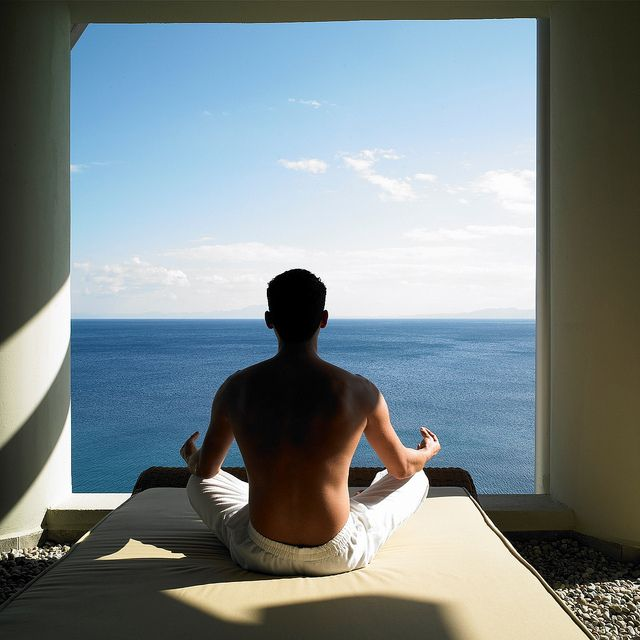
#> input picture image_processing.jpg, 640 x 640 px
$ python sablon-eslestirme.py
#> lines starting #> are read from the running program, lines starting #| are printed output that depends on the picture
import cv2
import matplotlib.pyplot as plt
from collections import deque
import numpy as np

# Template macthing

img = cv2.imread("image_processing.jpg", 0)
#> img: shape (640, 640); min 0, max 255, mean 131.4
#img = cv2.cvtColor(img, cv2.COLOR_BGR2RGB)
print(img.shape)
#| (640, 640)
plt.figure()
plt.title("Ana Resim")
plt.imshow(img, cmap = "gray")
plt.axis("off")
plt.show()


template = cv2.imread("image_processing_little.jpg", 0)
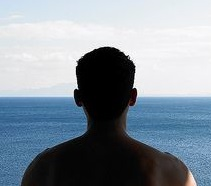
#> input picture image_processing_little.jpg, 211 x 186 px
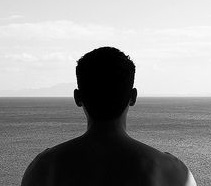
#> template: shape (186, 211); min 0, max 255, mean 142.6
#template = cv2.cvtColor(template, cv2.COLOR_BGR2RGB)
print(img.shape)
#| (640, 640)
plt.figure()
plt.title("Kırpılmıs Resim")
plt.imshow(template, cmap = "gray")
plt.axis("off")
plt.show()

h, w = template.shape
#> h = 186; w = 211

methods = ['cv2.TM_CCOEFF', 'cv2.TM_CCOEFF_NORMED', 'cv2.TM_CCORR', 'cv2.TM_CCORR_NORMED', 'cv2.TM_SQDIFF', 'cv2.TM_SQDIFF_NORMED']


for meth in methods:

    method = eval(meth)

    res = cv2.matchTemplate(img, template, method)
    print(res.shape)

    min_val, max_val, min_loc, max_loc = cv2.minMaxLoc(res)

    if method in [cv2.TM_SQDIFF, cv2.TM_SQDIFF_NORMED]:

        top_left = min_loc

    else:
        top_left = max_loc

    bottom_right = (top_left[0] + w, top_left[1] + h)

    cv2.rectangle(img, top_left, bottom_right, 255, 2)

    plt.figure()
    plt.subplot(121)
    plt.title("Eslesen Sonuc")
    plt.imshow(res, cmap = "gray")
    plt.axis("off")

    plt.subplot(122)
    plt.title("Tespit Edilen Sonuc")
    plt.imshow(img, cmap = "gray")
    plt.axis("off")

    plt.suptitle(meth)

    plt.show()
#> this loop made 6 passes
#> (min_val, max_val, min_loc, top_left, bottom_right) on passes 1 to 4: (-178274704, 353447360, (295, 408), (191, 222), (402, 408)), (-0.689, 0.984, (278, 61), (191, 221), (402, 407)), (303583040, 1.32e+09, (123, 410), (325, 145), (536, 331)), (0.474, 0.99, (121, 424), (191, 220), (402, 406))
#> (min_val, max_val, max_loc, top_left, bottom_right) on passes 5 to 6: (31069312, 978556800, (293, 410), (191, 219), (402, 405)), (0.0311, 1, (112, 307), (191, 218), (402, 404))
#> pass 1, `res = cv2.matchTemplate(img, template, method)`:
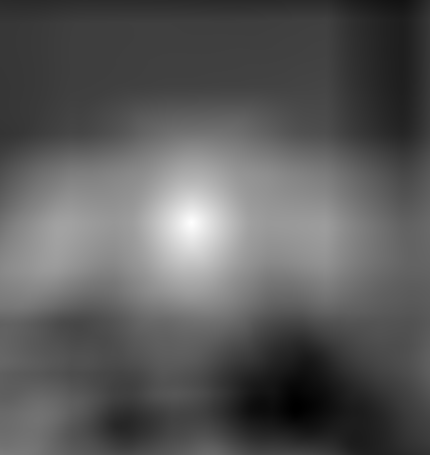
#> res: shape (455, 430) float32; min -178274704, max 353447360, mean 10487401; drawn with min black and max white
#> pass 1, `plt.show()`:
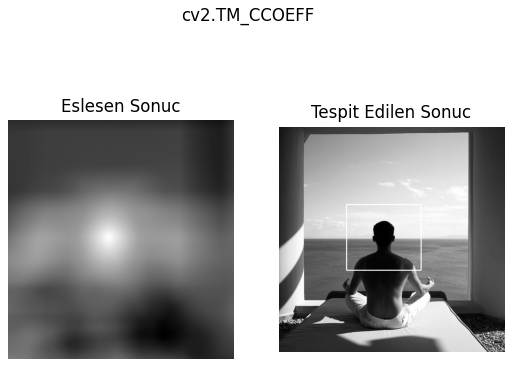
#> figure drawn by matplotlib, 2 panels
#> pass 3, `res = cv2.matchTemplate(img, template, method)`:
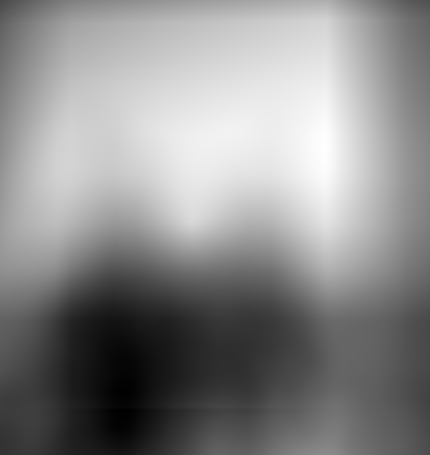
#> res: shape (455, 430) float32; min 303583040, max 1.32e+09, mean 856420672; drawn with min black and max white
#> after the loop:
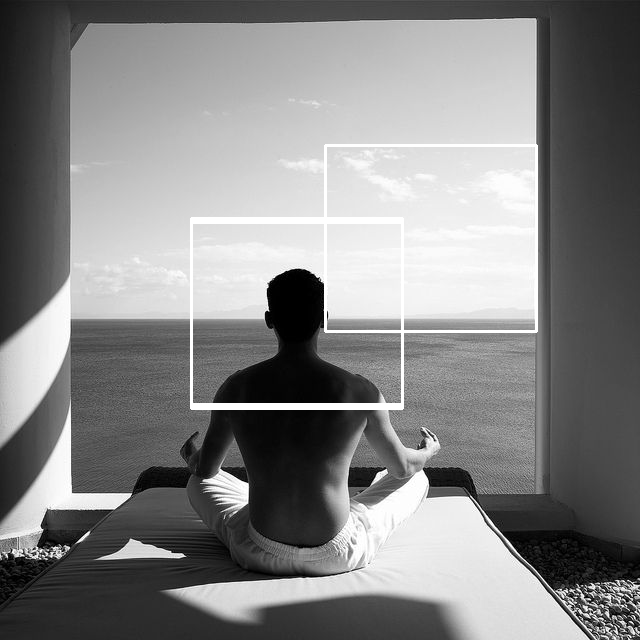
#> img: shape (640, 640); min 0, max 255, mean 132.9
#> after the loop:
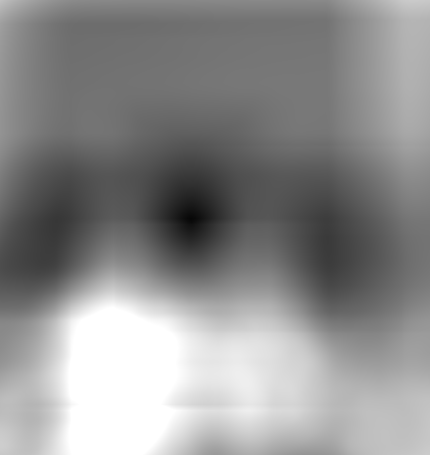
#> res: shape (455, 430) float32; min 0.0311, max 1, mean 0.557
